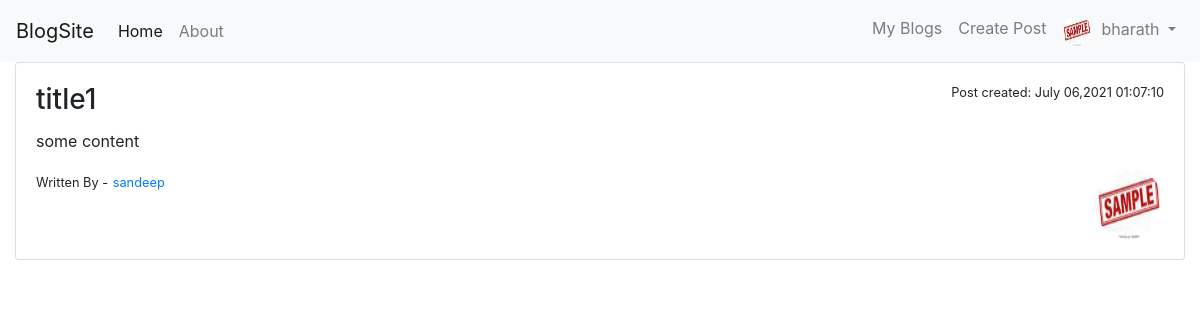
The page /post/2/ (signed in) on the database as committed earlier.
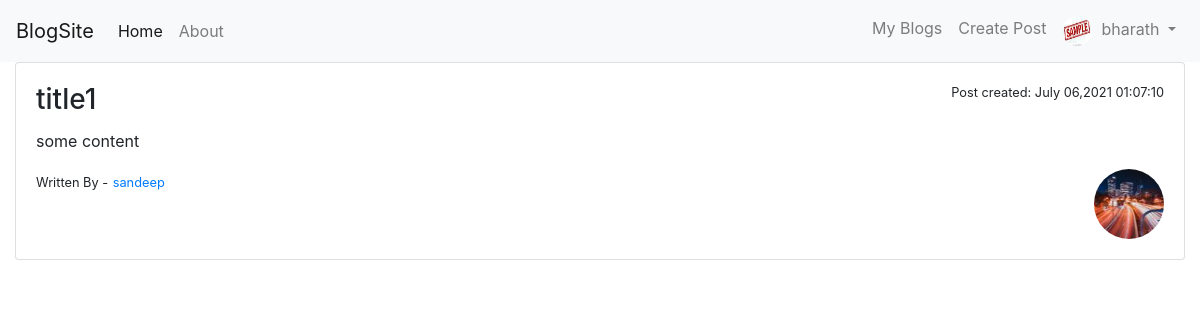
The same page on the database as committed later.
### blog/models.py (models this page shows, shortened)
class Post(models.Model):
    title=models.CharField(max_length=50)
    content=models.TextField()
    date=models.DateTimeField(default=timezone.now)
    author=models.ForeignKey(User, on_delete=models.CASCADE)

### users/models.py (models this page shows, shortened)
class Profile(models.Model):
    user=models.OneToOneField(User,on_delete=models.CASCADE)
    image=models.ImageField(upload_to='profile_pics', default='default.jpg')

### blog/views.py (the view)
# urls.py: path('post/<int:pk>/',PostDetailView.as_view(),name='post-detail'),
class PostDetailView(LoginRequiredMixin,DetailView):
    model=Post

### blog/templates/blog/post_detail.html (shortened to what this page needs)
{% extends 'base.html' %}
{% block content %}
    <div class="card" style="margin-bottom: 15px;">
        <div class="card-body" >
            <small style="display:inline;float:right;">Post created: {{object.date|date:"F d,Y h:m:s "}}</small>
            <h3 class="card-title">{{object.title}}</h3>
            <p class="card-text">{{object.content|truncatewords:10}}</p>
            <small>Written By -</small>
            <a href="{% url 'user-post' object.author.username %}"><small>{{object.author.username}}</small></a>
            <img src={{object.author.profile.image.url}} alt="none" class="rounded-circle" height=70 width =70 style="display: inline;float:right;">
            <br>
            <br>
        </div>
    </div>
{% endblock %}

Rows that differ between the two databases and show on the page:
changed through a linked row, Post "title1": author.profile.image: picture added in place of a placeholder
